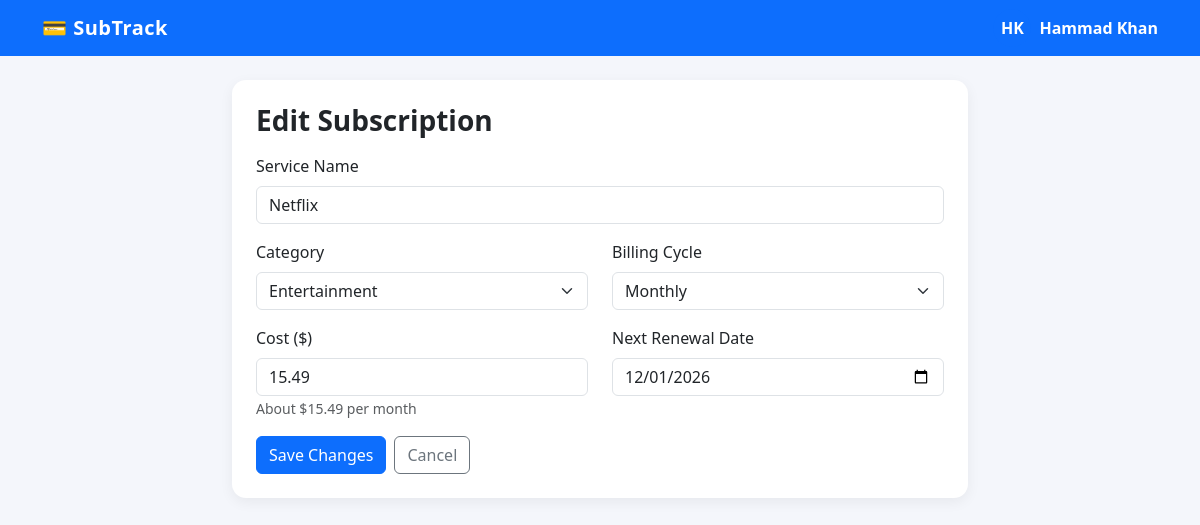
The page /edit_subscription.php?id=1 on the database its author committed.
### tables this page shows
CREATE TABLE IF NOT EXISTS subscriptions (
    id INT AUTO_INCREMENT PRIMARY KEY,
    name VARCHAR(100) NOT NULL,
    category VARCHAR(50) NOT NULL DEFAULT 'Entertainment',
    cost DECIMAL(10,2) NOT NULL,
    billing_cycle VARCHAR(20) NOT NULL DEFAULT 'Monthly',
    renewal_date DATE NOT NULL,
    active TINYINT(1) NOT NULL DEFAULT 1,
    created_at TIMESTAMP DEFAULT CURRENT_TIMESTAMP,
    updated_at TIMESTAMP DEFAULT CURRENT_TIMESTAMP ON UPDATE CURRENT_TIMESTAMP
);

### edit_subscription.php (the view, shortened to what this page needs)
<?php
require 'config.php';
$categories = ['Entertainment', 'Music', 'Design', 'Storage', 'Productivity', 'Gaming', 'Other'];
$id = (int)($_GET['id'] ?? 0);
$stmt = $pdo->prepare("SELECT * FROM subscriptions WHERE id = ?");
$stmt->execute([$id]);
$sub = $stmt->fetch();
?>
<!DOCTYPE html>
<html lang="en">
<head>
    <link href="https://cdn.jsdelivr.net/npm/bootstrap@5.3.2/dist/css/bootstrap.min.css" rel="stylesheet">
    <link rel="stylesheet" href="assets/css/style.css">
</head>
<body>
<nav class="navbar navbar-expand-lg navbar-dark bg-primary">
    <div class="container">
        <a class="navbar-brand" href="index.php">&#128179; SubTrack</a>
        <div class="d-flex align-items-center gap-2">
            <span class="avatar-circle">HK</span>
            <span class="text-white fw-semibold">Hammad Khan</span>
        </div>
    </div>
</nav>
<div class="container py-4">
    <div class="row justify-content-center">
        <div class="col-md-8">
            <div class="card form-card p-4">
                <h3 class="fw-bold mb-3">Edit Subscription</h3>
                <form method="POST" action="edit_subscription.php?id=<?php echo $sub['id']; ?>">
                    <div class="mb-3">
                        <label for="name" class="form-label">Service Name</label>
                        <input type="text" class="form-control" id="name" name="name" required maxlength="100" value="<?php echo htmlspecialchars($sub['name']); ?>">
                    </div>
                    <div class="row">
                        <div class="col-md-6 mb-3">
                            <label for="category" class="form-label">Category</label>
                            <select class="form-select" id="category" name="category">
                                <?php foreach ($categories as $category): ?>
                                    <option value="<?php echo $category; ?>" <?php echo $sub['category'] === $category ? 'selected' : ''; ?>><?php echo $category; ?></option>
                                <?php endforeach; ?>
                            </select>
                        </div>
                        <div class="col-md-6 mb-3">
                            <label for="billing_cycle" class="form-label">Billing Cycle</label>
                            <select class="form-select" id="billing_cycle" name="billing_cycle">
                                <option value="Monthly" <?php echo $sub['billing_cycle'] === 'Monthly' ? 'selected' : ''; ?>>Monthly</option>
                            </select>
                        </div>
                    </div>
                    <div class="row">
                        <div class="col-md-6 mb-3">
                            <label for="cost" class="form-label">Cost ($)</label>
                            <input type="number" step="0.01" min="0" class="form-control" id="cost" name="cost" required value="<?php echo htmlspecialchars($sub['cost']); ?>">
                            <small id="monthlyPreview" class="text-muted">About $0.00 per month</small>
                        </div>
                        <div class="col-md-6 mb-3">
                            <label for="renewal_date" class="form-label">Next Renewal Date</label>
                            <input type="date" class="form-control" id="renewal_date" name="renewal_date" required value="<?php echo htmlspecialchars($sub['renewal_date']); ?>">
                        </div>
                    </div>
                    <div class="d-flex gap-2">
                        <button type="submit" class="btn btn-primary">Save Changes</button>
                        <a href="index.php" class="btn btn-outline-secondary">Cancel</a>
                    </div>
                </form>
            </div>
        </div>
    </div>
</div>
</body>
</html>

### assets/css/style.css (style rules this page uses)
body { background-color: #f4f6fb; font-family: 'Segoe UI', Tahoma, Geneva, Verdana, sans-serif; }
.navbar-brand { font-weight: 700; letter-spacing: 0.5px; }
.avatar-circle { width: 38px; height: 38px; border-radius: 50%; background: #0d6efd; color: #fff; display: inline-flex; align-items: center; justify-content: center; font-weight: 700; }
.form-card { border: none; border-radius: 14px; box-shadow: 0 4px 14px rgba(0, 0, 0, 0.06); }

### rows shown on the page
subscriptions: name "Netflix", category "Entertainment", billing_cycle "Monthly", cost "15.49", renewal_date "12/01/2026"
